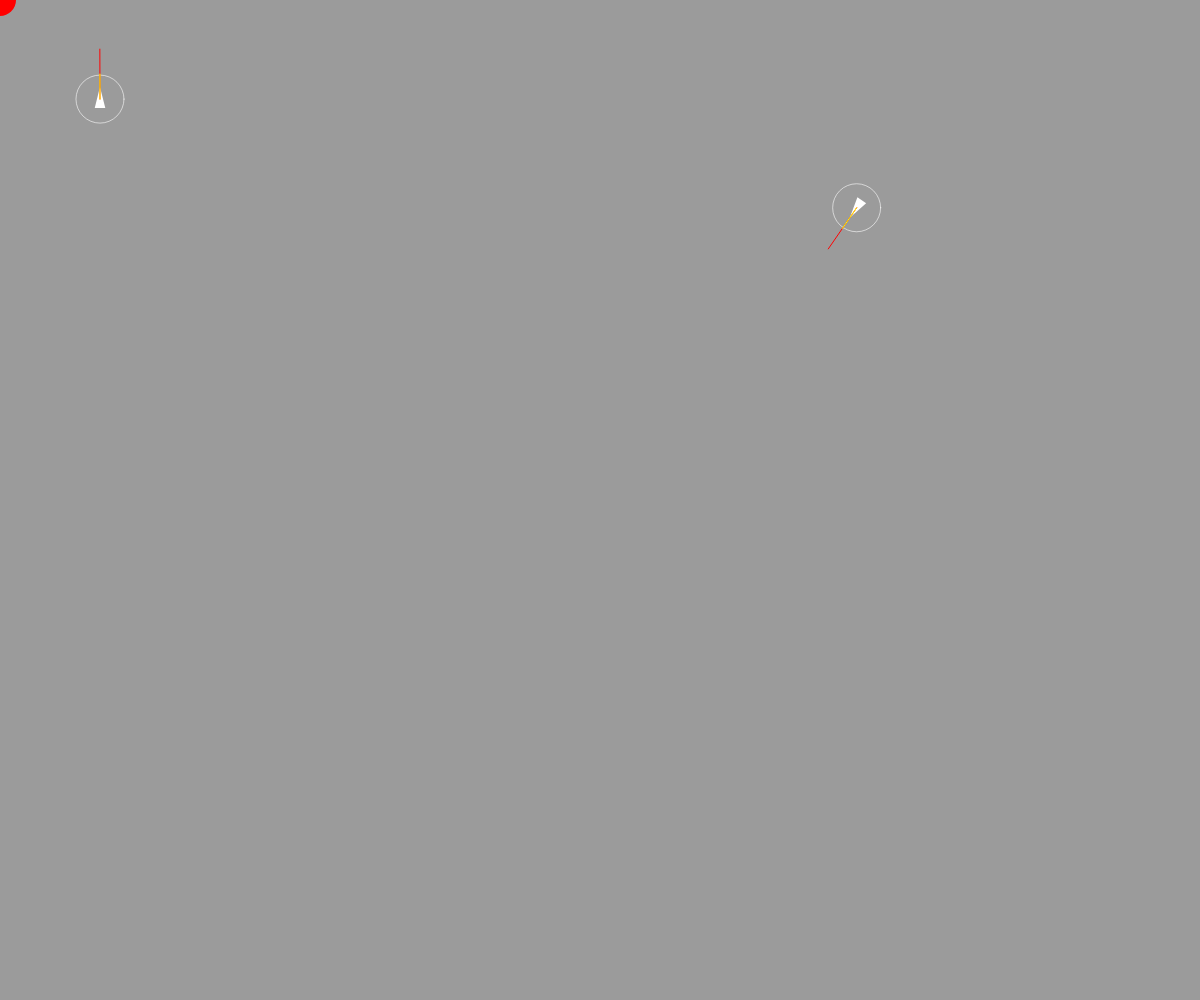
Frame 1 (no input)
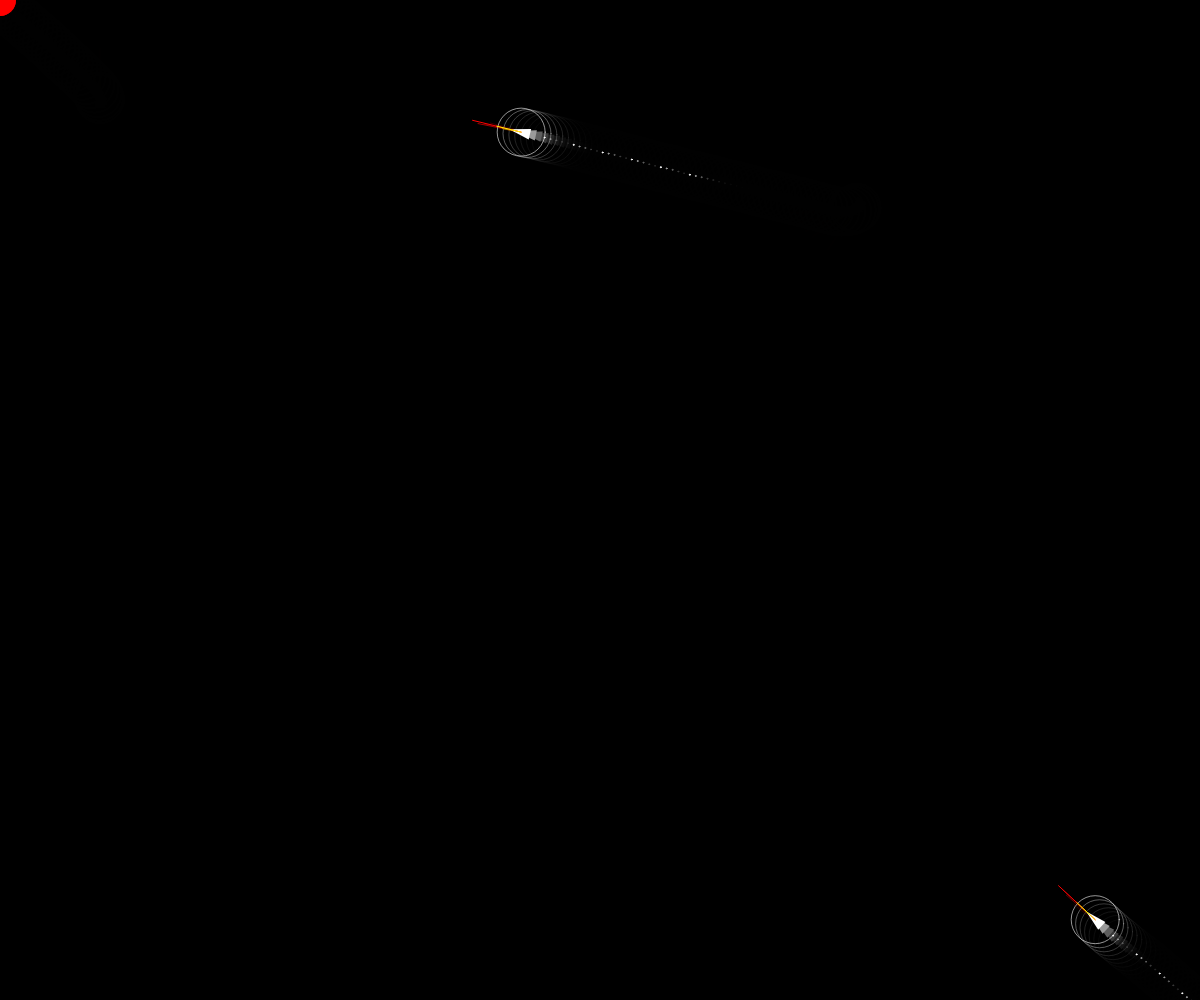
Frame 60 (no input)
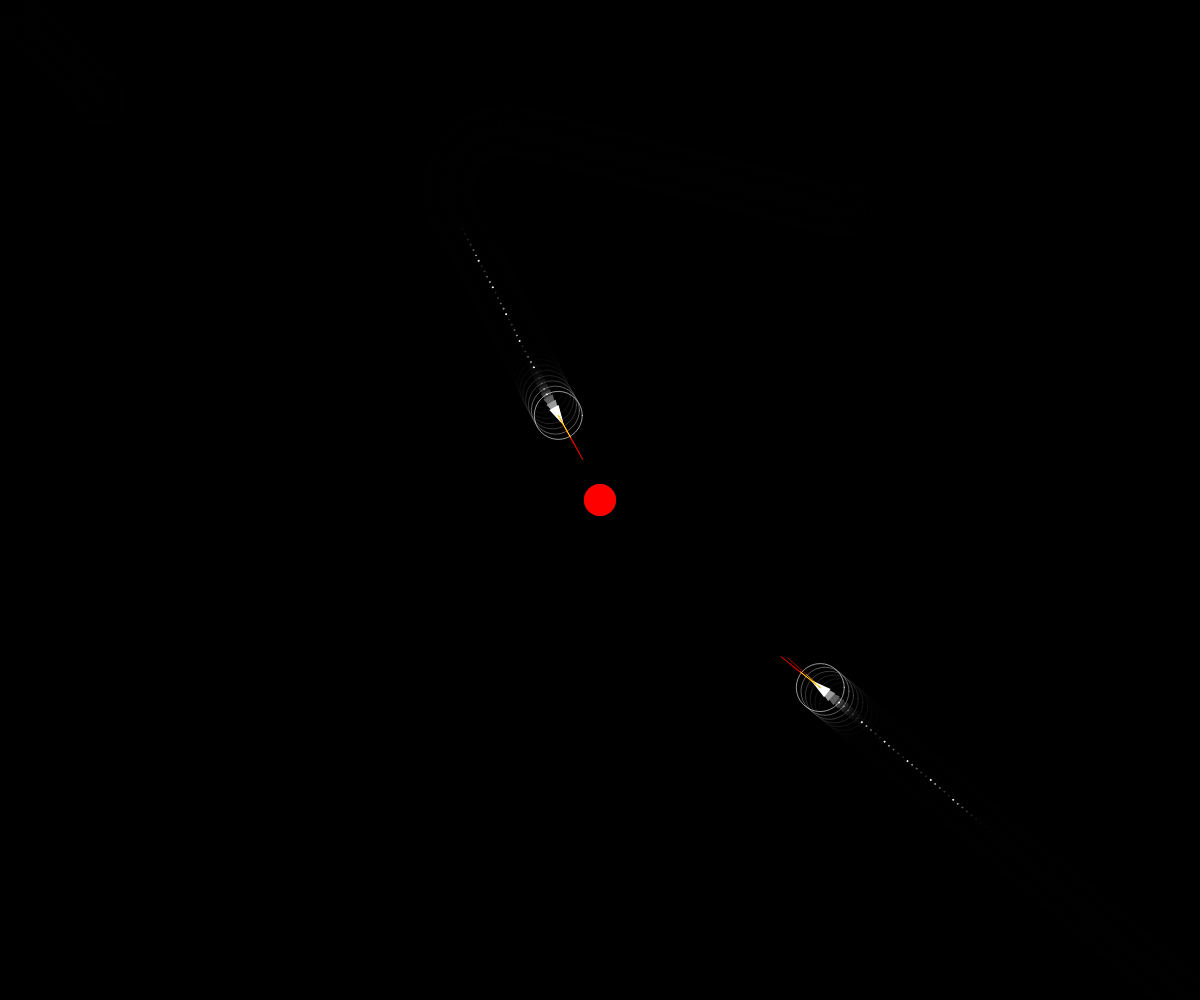
Frame 120 (the mouse pressed at the canvas centre since frame 60)

The p5.js sketch that drew these frames (run headless with seeded random() and noise() and a simulated clock; from frame 60 on, the mouse is pressed at the canvas centre):

// p5.js sketch
// ── sketch.js
let pursuer1, pursuer2;
let target;
let targets = [];
let obstacles = [];
let vehicules = [];
let vehicles = [];
// let score = 0;

function setup() {
  createCanvas(windowWidth, windowHeight);
  pursuer1 = new Vehicle(100, 100);
  pursuer2 = new Vehicle(random(width), random(height));

  vehicules.push(pursuer1);
  vehicules.push(pursuer2);

  // On cree un obstace au milieu de l'écran
  // un cercle de rayon 100px
  // TODO
}

function draw() {
  // changer le dernier param (< 100) pour effets de trainée
  background(0, 0, 0, 100);

  target = createVector(mouseX, mouseY);

  // Dessin de la cible qui suit la souris
  // Dessine un cercle de rayon 32px à la position de la souris
  fill(255, 0, 0);
  noStroke();
  circle(target.x, target.y, 32);

  // dessin des obstacles
  // TODO
  obstacles.forEach(o => {
    o.show();
  })

  vehicules.forEach(v => {
    // pursuer = le véhicule poursuiveur, il vise un point devant la cible
    // déplacement et dessin du véhicule et de la target
    v.update();
    v.show();
    v.applyBehaviors(createVector(mouseX, mouseY), obstacles);
    targets = targets.filter(target => {
        if (v.pos.dist(target.pos) < target.r + v.r) {
            //score++;
            return false;
        }
        return true;
    });
});

  fill(255);
  textSize(32);
  // text(`Score: ${score}`, 10, 30);

  obstacles = obstacles.filter(o => !o.shouldRemove(pursuer1));
}

function mousePressed() {
  let target = new Target(mouseX, mouseY);
  targets.push(target);
  // TODO : ajouter un obstacle de taille aléatoire à la position de la souris

  let size = random(10, 50);
  let obstacle = new Obstacle(mouseX, mouseY, size);
  obstacles.push(obstacle);
}

function keyPressed() {
  if (key == "v") {
    vehicules.push(new Vehicle(random(width), random(height)));
  }
  if (key == "d") {
    Vehicle.debug = !Vehicle.debug;
  }
}
// ── obstacle.js
class Obstacle {
  constructor(x, y, r) {
    this.pos = createVector(x, y);
    this.r = r;
    this.color = color(0, 255, 0);
  }

  shouldRemove(vehicle) {
    let distance = this.pos.dist(vehicle.pos);
    return distance < 500;
  }

  show() {
    fill(this.color);
    stroke(0);
    strokeWeight(3);
    circle(this.pos.x, this.pos.y, this.r * 2);
/*     push();
    fill(this.color);
    stroke(0)
    strokeWeight(3);
    ellipse(this.pos.x, this.pos.y, this.r * 2);
    fill(0);
    ellipse(this.pos.x, this.pos.y, 10);
    pop(); */
  }
}
// ── vehicle.js
/*
  Calcule la projection orthogonale du point a sur le vecteur b
  a et b sont des vecteurs calculés comme ceci :
  let v1 = p5.Vector.sub(a, pos); soit v1 = pos -> a
  let v2 = p5.Vector.sub(b, pos); soit v2 = pos -> b
  */
function findProjection(pos, a, b) {
  let v1 = p5.Vector.sub(a, pos);
  let v2 = p5.Vector.sub(b, pos);
  v2.normalize();
  let sp = v1.dot(v2);
  v2.mult(sp);
  v2.add(pos);
  return v2;
}

class Vehicle {
  static debug = false;

  constructor(x, y) {
    // position du véhicule
    this.pos = createVector(x, y);
    // vitesse du véhicule
    this.vel = createVector(0, 0);
    // accélération du véhicule
    this.acc = createVector(0, 0);
    // vitesse maximale du véhicule
    this.maxSpeed = 6;
    // force maximale appliquée au véhicule
    this.maxForce = 0.9;
    this.color = "white";
    // à peu près en secondes
    this.dureeDeVie = 5;

    this.r_pourDessin = 8;
    // rayon du véhicule pour l'évitement
    this.r = this.r_pourDessin * 3;

    // Pour évitement d'obstacle
    this.largeurZoneEvitementDevantVaisseau = this.r / 2;

    // chemin derrière vaisseaux
    this.path = [];
    this.pathMaxLength = 30;
  }

  avoidAmeliore(obstacles) {
    let ahead = this.vel.copy().setMag(50).add(this.pos);
    let ahead2 = this.vel.copy().setMag(25).add(this.pos);

    stroke(255, 0, 0);
    line(this.pos.x, this.pos.y, ahead.x, ahead.y);
    stroke(255, 255, 0);
    line(this.pos.x, this.pos.y, ahead2.x, ahead2.y);

    for (let obstacle of obstacles) {
        let d1 = ahead.dist(obstacle.pos);
        let d2 = ahead2.dist(obstacle.pos);

        if (d1 < obstacle.r + this.r) {
            let force = p5.Vector.sub(ahead, obstacle.pos);
            force.setMag(this.maxSpeed);
            force.sub(this.vel);
            force.limit(this.maxForce);
            return force;
        }

        if (d2 < obstacle.r + this.r) {
            let force = p5.Vector.sub(ahead2, obstacle.pos);
            force.setMag(this.maxSpeed);
            force.sub(this.vel);
            force.limit(this.maxForce);
            return force;
        }
    }
    return createVector(0, 0);
}

  // on fait une méthode applyBehaviors qui applique les comportements
  // seek et avoid
  applyBehaviors(target, obstacles) {

    let seekForce = this.arrive(target);
    //let avoidForce = this.avoid(obstacles);
    let avoidForce = this.avoidAmeliore(obstacles);
    // let avoidForce = this.avoid(vehicules, obstacles);
    seekForce.mult(1.0);
    avoidForce.mult(1.5);

    this.applyForce(seekForce);
    this.applyForce(avoidForce);
  }

  avoid(vehicles, obstacles) {
    let force = createVector(0,0);
    for (let obstacle of obstacles) {
      let distance = this.pos.dist(obstacle.pos);
      if (distance < this.r + obstacle.r) {
          let repelForce = p5.Vector.sub(this.pos, obstacle.pos);
          repelForce.setMag(this.maxSpeed);
          force.add(repelForce);
      }
    }

    for (let vehicle of vehicles) {
      if (vehicle !== this) {
          let distance = this.pos.dist(vehicle.pos);
          if (distance < this.r + vehicle.r) {
              let repelForce = p5.Vector.sub(this.pos, vehicle.pos);
              repelForce.setMag(this.maxSpeed);
              force.add(repelForce);
          }
      }
  }

  force.limit(this.maxForce);
  return force;
}



  
  getObstacleLePlusProche(obstacles) {
    let plusPetiteDistance = 100000000;
    let obstacleLePlusProche=undefined;

    obstacles.forEach(o => {
      // Je calcule la distance entre le vaisseau et l'obstacle
      const distance = this.pos.dist(o.pos);
      if (distance < plusPetiteDistance) {
        plusPetiteDistance = distance;
        obstacleLePlusProche = o;
      }
    });

    return obstacleLePlusProche;
  }

  getVehiculeLePlusProche(vehicules) {
    let plusPetiteDistance = Infinity;
    let vehiculeLePlusProche;

    vehicules.forEach(v => {
      if (v != this) {
        // Je calcule la distance entre le vaisseau et le vehicule
        const distance = this.pos.dist(v.pos);
        if (distance < plusPetiteDistance) {
          plusPetiteDistance = distance;
          vehiculeLePlusProche = v;
        }
      }
    });

    return vehiculeLePlusProche;
  }


  getClosestObstacle(pos, obstacles) {
    // on parcourt les obstacles et on renvoie celui qui est le plus près du véhicule
    let closestObstacle = null;
    let closestDistance = 1000000000;
    for (let obstacle of obstacles) {
      let distance = pos.dist(obstacle.pos);
      if (closestObstacle == null || distance < closestDistance) {
        closestObstacle = obstacle;
        closestDistance = distance;
      }
    }
    return closestObstacle;
  }

  arrive(target) {
    let force = p5.Vector.sub(target, this.pos);
    let desiredSpeed = this.maxSpeed;
    let slowRadius = 100;
    let distance = force.mag();
    if (distance < slowRadius) {
      desiredSpeed = map(distance, 0, slowRadius, 0, this.maxSpeed);
    }

    force.setMag(desiredSpeed);
    force.sub(this.vel);
    force.limit(this.maxForce);
    return force;
    // 2nd argument true enables the arrival behavior
    //return this.seek(target, true);
  }

  seek(target, arrival = false) {
    let force = p5.Vector.sub(target, this.pos);
    let desiredSpeed = this.maxSpeed;
    if (arrival) {
      let slowRadius = 100;
      let distance = force.mag();
      if (distance < slowRadius) {
        desiredSpeed = map(distance, 0, slowRadius, 0, this.maxSpeed);
      }
    }
    force.setMag(desiredSpeed);
    force.sub(this.vel);
    force.limit(this.maxForce);
    return force;
  }

  wander() {
    let wanderRadius = 25;
    let wanderDistance = 50;

    
    let target = this.vel.copy();
    target.setMag(wanderDistance);
    target.add(this.pos);

  
    let circleOffset = this.vel.copy();
    circleOffset.setMag(wanderRadius);
    let circleCenter = target.copy().add(circleOffset);

  
    let angle = random(TWO_PI);
    let offset = createVector(cos(angle), sin(angle)).mult(wanderRadius);
    let steering = p5.Vector.sub(circleCenter.add(offset), this.pos);

    steering.limit(this.maxForce);
    return steering;
}

  // inverse de seek !
  flee(target) {
    return this.seek(target).mult(-1);
  }

  /* Poursuite d'un point devant la target !
     cette methode renvoie la force à appliquer au véhicule
  */
  pursue(vehicle) {
    let target = vehicle.pos.copy();
    let prediction = vehicle.vel.copy();
    prediction.mult(10);
    target.add(prediction);
    fill(0, 255, 0);
    circle(target.x, target.y, 16);
    return this.seek(target);
  }

  evade(vehicle) {
    let pursuit = this.pursue(vehicle);
    pursuit.mult(-1);
    return pursuit;
  }

  // applyForce est une méthode qui permet d'appliquer une force au véhicule
  // en fait on additionne le vecteurr force au vecteur accélération
  applyForce(force) {
    this.acc.add(force);
  }

  update() {
    let wanderForce = this.wander();
    this.applyForce(wanderForce);
    // on ajoute l'accélération à la vitesse. L'accélération est un incrément de vitesse
    // (accélératiion = dérivée de la vitesse)
    this.vel.add(this.acc);
    // on contraint la vitesse à la valeur maxSpeed
    this.vel.limit(this.maxSpeed);
    // on ajoute la vitesse à la position. La vitesse est un incrément de position, 
    // (la vitesse est la dérivée de la position)
    this.pos.add(this.vel);

    this.edges();

    // on remet l'accélération à zéro
    this.acc.set(0, 0);

    // mise à jour du path (la trainée derrière)
    this.ajoutePosAuPath();

    // durée de vie
    this.dureeDeVie -= 0.01;
  }

  ajoutePosAuPath() {
    // on rajoute la position courante dans le tableau
    this.path.push(this.pos.copy());

    // si le tableau a plus de 50 éléments, on vire le plus ancien
    if (this.path.length > this.pathMaxLength) {
      this.path.shift();
    }
  }

  // On dessine le véhicule, le chemin etc.
  show() {
    // dessin du chemin
    this.drawPath();
    // dessin du vehicule
    this.drawVehicle();
  }

  drawVehicle() {
    // formes fil de fer en blanc
    stroke(255);
    // épaisseur du trait = 2
    strokeWeight(2);

    // formes pleines
    fill(this.color);

    // sauvegarde du contexte graphique (couleur pleine, fil de fer, épaisseur du trait, 
    // position et rotation du repère de référence)
    push();
    // on déplace le repère de référence.
    translate(this.pos.x, this.pos.y);
    // et on le tourne. heading() renvoie l'angle du vecteur vitesse (c'est l'angle du véhicule)
    rotate(this.vel.heading());

    // Dessin d'un véhicule sous la forme d'un triangle. Comme s'il était droit, avec le 0, 0 en haut à gauche
    triangle(-this.r_pourDessin, -this.r_pourDessin / 2, -this.r_pourDessin, this.r_pourDessin / 2, this.r_pourDessin, 0);
    // Que fait cette ligne ?
    //this.edges();

    // draw velocity vector
    pop();
    noFill();
    stroke(255, 150);
    strokeWeight(1);
    circle(this.pos.x, this.pos.y, this.r * 2);
  }

  drawPath() {
    push();
    stroke(255);
    noFill();
    strokeWeight(1);

    fill(this.color);
    // dessin du chemin
    this.path.forEach((p, index) => {
      if (!(index % 5)) {
       
        circle(p.x, p.y, 1);
      }
    });
    pop();
  }
  drawVector(pos, v, color) {
    push();
    // Dessin du vecteur vitesse
    // Il part du centre du véhicule et va dans la direction du vecteur vitesse
    strokeWeight(3);
    stroke(color);
    line(pos.x, pos.y, pos.x + v.x, pos.y + v.y);
    // dessine une petite fleche au bout du vecteur vitesse
    let arrowSize = 5;
    translate(pos.x + v.x, pos.y + v.y);
    rotate(v.heading());
    translate(-arrowSize / 2, 0);
    triangle(0, arrowSize / 2, 0, -arrowSize / 2, arrowSize, 0);
    pop();
  }

  // que fait cette méthode ?
  edges() {
    if (this.pos.x > width + this.r) {
      this.pos.x = -this.r;
    } else if (this.pos.x < -this.r) {
      this.pos.x = width + this.r;
    }
    if (this.pos.y > height + this.r) {
      this.pos.y = -this.r;
    } else if (this.pos.y < -this.r) {
      this.pos.y = height + this.r;
    }
  }
}

class Target extends Vehicle {
  constructor(x, y) {
    super(x, y);
    this.vel = p5.Vector.random2D();
    this.vel.mult(5);
  }

  show() {
    push();
    stroke(255);
    strokeWeight(2);
    fill("#F063A4");
    push();
    translate(this.pos.x, this.pos.y);
    circle(0, 0, this.r * 2);
    pop();
    pop();
  }
}
